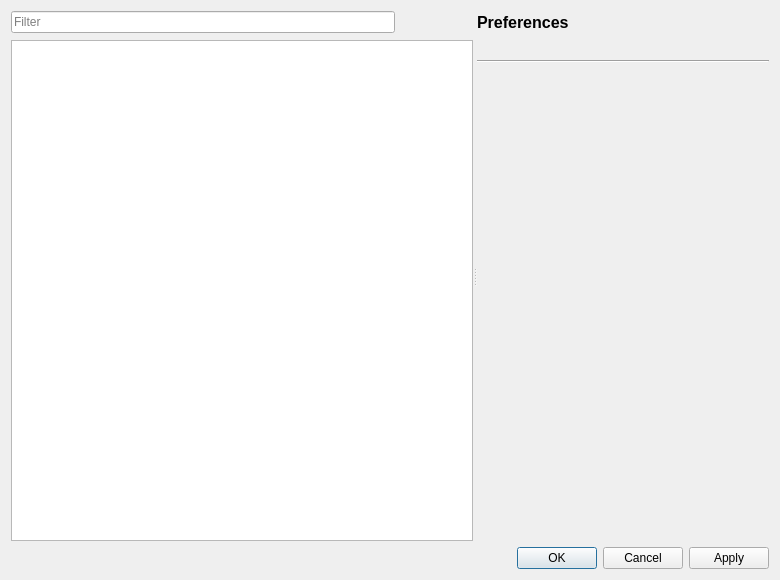
<?xml version="1.0" encoding="UTF-8"?>
<ui version="4.0">
 <class>PreferencesDialog</class>
 <widget class="QDialog" name="PreferencesDialog">
  <property name="geometry">
   <rect>
    <x>0</x>
    <y>0</y>
    <width>780</width>
    <height>580</height>
   </rect>
  </property>
  <property name="windowTitle">
   <string>Preferences</string>
  </property>
  <layout class="QVBoxLayout" name="verticalLayout_3">
   <item>
    <widget class="QSplitter" name="splitter">
     <property name="orientation">
      <enum>Qt::Horizontal</enum>
     </property>
     <widget class="QWidget" name="layoutWidget">
      <layout class="QVBoxLayout" name="verticalLayout">
       <item>
        <layout class="QHBoxLayout" name="horizontalLayout">
         <property name="spacing">
          <number>2</number>
         </property>
         <item>
          <widget class="QLineEdit" name="leFilter">
           <property name="placeholderText">
            <string>Filter</string>
           </property>
          </widget>
         </item>
         <item>
          <widget class="QToolButton" name="btClearFilter">
           <property name="toolTip">
            <string>Clear Search</string>
           </property>
           <property name="text">
            <string/>
           </property>
           <property name="icon">
            <iconset>
             <normaloff>Clear.svg</normaloff>Clear.svg</iconset>
           </property>
           <property name="autoRaise">
            <bool>true</bool>
           </property>
          </widget>
         </item>
         <item>
          <widget class="QToolButton" name="btExpandTree">
           <property name="toolTip">
            <string>Expand Tree</string>
           </property>
           <property name="text">
            <string/>
           </property>
           <property name="icon">
            <iconset>
             <normaloff>Expand.svg</normaloff>Expand.svg</iconset>
           </property>
           <property name="autoRaise">
            <bool>true</bool>
           </property>
          </widget>
         </item>
         <item>
          <widget class="QToolButton" name="btCollapseTree">
           <property name="toolTip">
            <string>Collapse Tree</string>
           </property>
           <property name="text">
            <string/>
           </property>
           <property name="icon">
            <iconset>
             <normaloff>Collapse.svg</normaloff>Collapse.svg</iconset>
           </property>
           <property name="autoRaise">
            <bool>true</bool>
           </property>
          </widget>
         </item>
        </layout>
       </item>
       <item>
        <widget class="QTreeWidget" name="twCategory">
         <attribute name="headerVisible">
          <bool>false</bool>
         </attribute>
         <attribute name="headerShowSortIndicator" stdset="0">
          <bool>false</bool>
         </attribute>
         <column>
          <property name="text">
           <string>Preferences</string>
          </property>
         </column>
        </widget>
       </item>
      </layout>
     </widget>
     <widget class="QWidget" name="layoutWidget">
      <layout class="QVBoxLayout" name="verticalLayout_2">
       <item>
        <layout class="QHBoxLayout" name="horizontalLayout_2">
         <item>
          <widget class="QLabel" name="lbTitle">
           <property name="font">
            <font>
             <pointsize>12</pointsize>
             <weight>75</weight>
             <bold>true</bold>
            </font>
           </property>
           <property name="text">
            <string>Preferences</string>
           </property>
          </widget>
         </item>
         <item>
          <spacer name="horizontalSpacer">
           <property name="orientation">
            <enum>Qt::Horizontal</enum>
           </property>
           <property name="sizeHint" stdset="0">
            <size>
             <width>40</width>
             <height>20</height>
            </size>
           </property>
          </spacer>
         </item>
         <item>
          <widget class="QToolButton" name="ResetToDefaults">
           <property name="toolTip">
            <string>Restore to Default Values</string>
           </property>
           <property name="icon">
            <iconset>
             <normaloff>../ResetToDefaults.svg</normaloff>../ResetToDefaults.svg</iconset>
           </property>
           <property name="autoRaise">
            <bool>true</bool>
           </property>
          </widget>
         </item>
        </layout>
       </item>
       <item>
        <widget class="QLabel" name="Warning">
         <property name="text">
          <string notr="true"/>
         </property>
         <property name="wordWrap">
          <bool>true</bool>
         </property>
        </widget>
       </item>
       <item>
        <widget class="Line" name="line">
         <property name="orientation">
          <enum>Qt::Horizontal</enum>
         </property>
        </widget>
       </item>
       <item>
        <widget class="QStackedWidget" name="stwPage">
         <property name="currentIndex">
          <number>0</number>
         </property>
         <widget class="QWidget" name="empty"/>
        </widget>
       </item>
      </layout>
     </widget>
    </widget>
   </item>
   <item>
    <widget class="QDialogButtonBox" name="buttonBox">
     <property name="orientation">
      <enum>Qt::Horizontal</enum>
     </property>
     <property name="standardButtons">
      <set>QDialogButtonBox::Apply|QDialogButtonBox::Cancel|QDialogButtonBox::Ok</set>
     </property>
    </widget>
   </item>
  </layout>
 </widget>
 <resources/>
 <connections>
  <connection>
   <sender>buttonBox</sender>
   <signal>accepted()</signal>
   <receiver>PreferencesDialog</receiver>
   <slot>accept()</slot>
   <hints>
    <hint type="sourcelabel">
     <x>257</x>
     <y>447</y>
    </hint>
    <hint type="destinationlabel">
     <x>157</x>
     <y>274</y>
    </hint>
   </hints>
  </connection>
  <connection>
   <sender>buttonBox</sender>
   <signal>rejected()</signal>
   <receiver>PreferencesDialog</receiver>
   <slot>reject()</slot>
   <hints>
    <hint type="sourcelabel">
     <x>325</x>
     <y>447</y>
    </hint>
    <hint type="destinationlabel">
     <x>286</x>
     <y>274</y>
    </hint>
   </hints>
  </connection>
  <connection>
   <sender>btClearFilter</sender>
   <signal>clicked()</signal>
   <receiver>leFilter</receiver>
   <slot>clear()</slot>
   <hints>
    <hint type="sourcelabel">
     <x>473</x>
     <y>21</y>
    </hint>
    <hint type="destinationlabel">
     <x>235</x>
     <y>21</y>
    </hint>
   </hints>
  </connection>
  <connection>
   <sender>btExpandTree</sender>
   <signal>clicked()</signal>
   <receiver>twCategory</receiver>
   <slot>expandAll()</slot>
   <hints>
    <hint type="sourcelabel">
     <x>498</x>
     <y>21</y>
    </hint>
    <hint type="destinationlabel">
     <x>272</x>
     <y>297</y>
    </hint>
   </hints>
  </connection>
  <connection>
   <sender>btCollapseTree</sender>
   <signal>clicked()</signal>
   <receiver>twCategory</receiver>
   <slot>collapseAll()</slot>
   <hints>
    <hint type="sourcelabel">
     <x>523</x>
     <y>21</y>
    </hint>
    <hint type="destinationlabel">
     <x>272</x>
     <y>297</y>
    </hint>
   </hints>
  </connection>
 </connections>
</ui>
